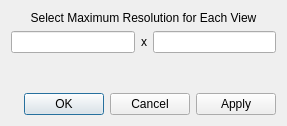
<?xml version="1.0" encoding="UTF-8"?>
<ui version="4.0">
 <class>pqLockViewSizeCustomDialog</class>
 <widget class="QDialog" name="pqLockViewSizeCustomDialog">
  <property name="geometry">
   <rect>
    <x>0</x>
    <y>0</y>
    <width>287</width>
    <height>126</height>
   </rect>
  </property>
  <property name="windowTitle">
   <string>Lock View to Custom Size</string>
  </property>
  <layout class="QVBoxLayout" name="verticalLayout">
   <item>
    <widget class="QLabel" name="label">
     <property name="text">
      <string>Select Maximum Resolution for Each View</string>
     </property>
     <property name="alignment">
      <set>Qt::AlignCenter</set>
     </property>
    </widget>
   </item>
   <item>
    <layout class="QHBoxLayout" name="horizontalLayout">
     <item>
      <widget class="QLineEdit" name="Width">
       <property name="alignment">
        <set>Qt::AlignRight|Qt::AlignTrailing|Qt::AlignVCenter</set>
       </property>
      </widget>
     </item>
     <item>
      <widget class="QLabel" name="label_2">
       <property name="text">
        <string>x</string>
       </property>
      </widget>
     </item>
     <item>
      <widget class="QLineEdit" name="Height">
       <property name="alignment">
        <set>Qt::AlignRight|Qt::AlignTrailing|Qt::AlignVCenter</set>
       </property>
      </widget>
     </item>
    </layout>
   </item>
   <item>
    <spacer name="verticalSpacer">
     <property name="orientation">
      <enum>Qt::Vertical</enum>
     </property>
     <property name="sizeHint" stdset="0">
      <size>
       <width>20</width>
       <height>18</height>
      </size>
     </property>
    </spacer>
   </item>
   <item>
    <widget class="QDialogButtonBox" name="ButtonBox">
     <property name="orientation">
      <enum>Qt::Horizontal</enum>
     </property>
     <property name="standardButtons">
      <set>QDialogButtonBox::Apply|QDialogButtonBox::Cancel|QDialogButtonBox::Ok</set>
     </property>
    </widget>
   </item>
  </layout>
 </widget>
 <resources/>
 <connections>
  <connection>
   <sender>ButtonBox</sender>
   <signal>accepted()</signal>
   <receiver>pqLockViewSizeCustomDialog</receiver>
   <slot>accept()</slot>
   <hints>
    <hint type="sourcelabel">
     <x>248</x>
     <y>254</y>
    </hint>
    <hint type="destinationlabel">
     <x>157</x>
     <y>274</y>
    </hint>
   </hints>
  </connection>
  <connection>
   <sender>ButtonBox</sender>
   <signal>rejected()</signal>
   <receiver>pqLockViewSizeCustomDialog</receiver>
   <slot>reject()</slot>
   <hints>
    <hint type="sourcelabel">
     <x>316</x>
     <y>260</y>
    </hint>
    <hint type="destinationlabel">
     <x>286</x>
     <y>274</y>
    </hint>
   </hints>
  </connection>
 </connections>
</ui>
